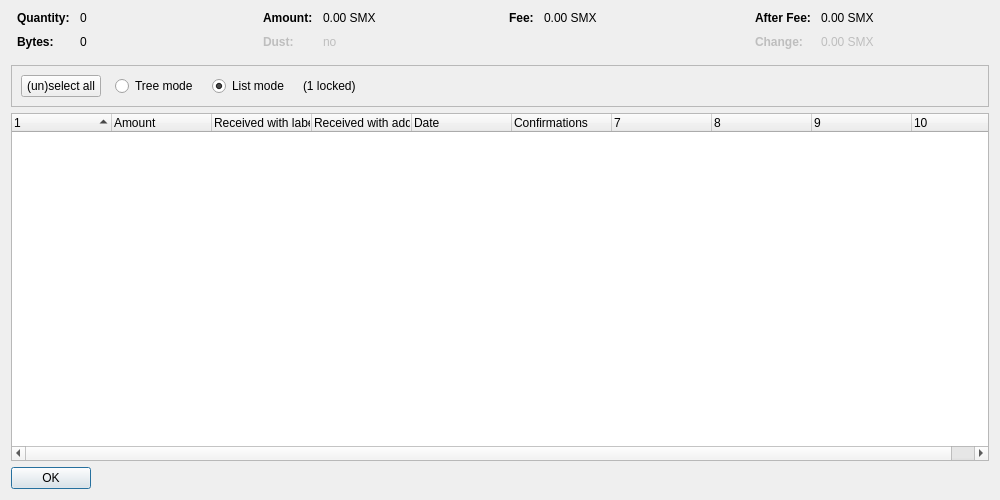
<?xml version="1.0" encoding="UTF-8"?>
<ui version="4.0">
 <class>CoinControlDialog</class>
 <widget class="QDialog" name="CoinControlDialog">
  <property name="geometry">
   <rect>
    <x>0</x>
    <y>0</y>
    <width>1000</width>
    <height>500</height>
   </rect>
  </property>
  <property name="windowTitle">
   <string>Coin Selection</string>
  </property>
  <layout class="QVBoxLayout" name="verticalLayout">
   <item>
    <layout class="QHBoxLayout" name="horizontalLayoutTop" stretch="0,0,0,0">
     <property name="topMargin">
      <number>0</number>
     </property>
     <property name="bottomMargin">
      <number>10</number>
     </property>
     <item>
      <layout class="QFormLayout" name="formLayoutCoinControl1">
       <property name="horizontalSpacing">
        <number>10</number>
       </property>
       <property name="verticalSpacing">
        <number>10</number>
       </property>
       <property name="leftMargin">
        <number>6</number>
       </property>
       <property name="rightMargin">
        <number>6</number>
       </property>
       <item row="0" column="0">
        <widget class="QLabel" name="labelCoinControlQuantityText">
         <property name="font">
          <font>
           <weight>75</weight>
           <bold>true</bold>
          </font>
         </property>
         <property name="text">
          <string>Quantity:</string>
         </property>
        </widget>
       </item>
       <item row="0" column="1">
        <widget class="QLabel" name="labelCoinControlQuantity">
         <property name="cursor">
          <cursorShape>IBeamCursor</cursorShape>
         </property>
         <property name="contextMenuPolicy">
          <enum>Qt::ActionsContextMenu</enum>
         </property>
         <property name="text">
          <string notr="true">0</string>
         </property>
         <property name="textInteractionFlags">
          <set>Qt::LinksAccessibleByMouse|Qt::TextSelectableByKeyboard|Qt::TextSelectableByMouse</set>
         </property>
        </widget>
       </item>
       <item row="1" column="0">
        <widget class="QLabel" name="labelCoinControlBytesText">
         <property name="font">
          <font>
           <weight>75</weight>
           <bold>true</bold>
          </font>
         </property>
         <property name="text">
          <string>Bytes:</string>
         </property>
        </widget>
       </item>
       <item row="1" column="1">
        <widget class="QLabel" name="labelCoinControlBytes">
         <property name="cursor">
          <cursorShape>IBeamCursor</cursorShape>
         </property>
         <property name="contextMenuPolicy">
          <enum>Qt::ActionsContextMenu</enum>
         </property>
         <property name="text">
          <string notr="true">0</string>
         </property>
         <property name="textInteractionFlags">
          <set>Qt::LinksAccessibleByMouse|Qt::TextSelectableByKeyboard|Qt::TextSelectableByMouse</set>
         </property>
        </widget>
       </item>
      </layout>
     </item>
     <item>
      <layout class="QFormLayout" name="formLayoutCoinControl2">
       <property name="horizontalSpacing">
        <number>10</number>
       </property>
       <property name="verticalSpacing">
        <number>10</number>
       </property>
       <property name="leftMargin">
        <number>6</number>
       </property>
       <property name="rightMargin">
        <number>6</number>
       </property>
       <item row="0" column="0">
        <widget class="QLabel" name="labelCoinControlAmountText">
         <property name="font">
          <font>
           <weight>75</weight>
           <bold>true</bold>
          </font>
         </property>
         <property name="text">
          <string>Amount:</string>
         </property>
        </widget>
       </item>
       <item row="0" column="1">
        <widget class="QLabel" name="labelCoinControlAmount">
         <property name="cursor">
          <cursorShape>IBeamCursor</cursorShape>
         </property>
         <property name="contextMenuPolicy">
          <enum>Qt::ActionsContextMenu</enum>
         </property>
         <property name="text">
          <string notr="true">0.00 SMX</string>
         </property>
         <property name="textInteractionFlags">
          <set>Qt::LinksAccessibleByMouse|Qt::TextSelectableByKeyboard|Qt::TextSelectableByMouse</set>
         </property>
        </widget>
       </item>
       <item row="1" column="0">
        <widget class="QLabel" name="labelCoinControlLowOutputText">
         <property name="enabled">
          <bool>false</bool>
         </property>
         <property name="font">
          <font>
           <weight>75</weight>
           <bold>true</bold>
          </font>
         </property>
         <property name="text">
          <string>Dust:</string>
         </property>
        </widget>
       </item>
       <item row="1" column="1">
        <widget class="QLabel" name="labelCoinControlLowOutput">
         <property name="enabled">
          <bool>false</bool>
         </property>
         <property name="cursor">
          <cursorShape>IBeamCursor</cursorShape>
         </property>
         <property name="contextMenuPolicy">
          <enum>Qt::ActionsContextMenu</enum>
         </property>
         <property name="text">
          <string notr="true">no</string>
         </property>
         <property name="textInteractionFlags">
          <set>Qt::LinksAccessibleByMouse|Qt::TextSelectableByKeyboard|Qt::TextSelectableByMouse</set>
         </property>
        </widget>
       </item>
      </layout>
     </item>
     <item>
      <layout class="QFormLayout" name="formLayoutCoinControl3">
       <property name="horizontalSpacing">
        <number>10</number>
       </property>
       <property name="verticalSpacing">
        <number>10</number>
       </property>
       <property name="leftMargin">
        <number>6</number>
       </property>
       <property name="rightMargin">
        <number>6</number>
       </property>
       <item row="0" column="0">
        <widget class="QLabel" name="labelCoinControlFeeText">
         <property name="font">
          <font>
           <weight>75</weight>
           <bold>true</bold>
          </font>
         </property>
         <property name="text">
          <string>Fee:</string>
         </property>
        </widget>
       </item>
       <item row="0" column="1">
        <widget class="QLabel" name="labelCoinControlFee">
         <property name="cursor">
          <cursorShape>IBeamCursor</cursorShape>
         </property>
         <property name="contextMenuPolicy">
          <enum>Qt::ActionsContextMenu</enum>
         </property>
         <property name="text">
          <string notr="true">0.00 SMX</string>
         </property>
         <property name="textInteractionFlags">
          <set>Qt::LinksAccessibleByMouse|Qt::TextSelectableByKeyboard|Qt::TextSelectableByMouse</set>
         </property>
        </widget>
       </item>
      </layout>
     </item>
     <item>
      <layout class="QFormLayout" name="formLayoutCoinControl4">
       <property name="horizontalSpacing">
        <number>10</number>
       </property>
       <property name="verticalSpacing">
        <number>10</number>
       </property>
       <property name="leftMargin">
        <number>6</number>
       </property>
       <property name="rightMargin">
        <number>6</number>
       </property>
       <item row="0" column="0">
        <widget class="QLabel" name="labelCoinControlAfterFeeText">
         <property name="font">
          <font>
           <weight>75</weight>
           <bold>true</bold>
          </font>
         </property>
         <property name="text">
          <string>After Fee:</string>
         </property>
        </widget>
       </item>
       <item row="0" column="1">
        <widget class="QLabel" name="labelCoinControlAfterFee">
         <property name="cursor">
          <cursorShape>IBeamCursor</cursorShape>
         </property>
         <property name="contextMenuPolicy">
          <enum>Qt::ActionsContextMenu</enum>
         </property>
         <property name="text">
          <string notr="true">0.00 SMX</string>
         </property>
         <property name="textInteractionFlags">
          <set>Qt::LinksAccessibleByMouse|Qt::TextSelectableByKeyboard|Qt::TextSelectableByMouse</set>
         </property>
        </widget>
       </item>
       <item row="1" column="0">
        <widget class="QLabel" name="labelCoinControlChangeText">
         <property name="enabled">
          <bool>false</bool>
         </property>
         <property name="font">
          <font>
           <weight>75</weight>
           <bold>true</bold>
          </font>
         </property>
         <property name="text">
          <string>Change:</string>
         </property>
        </widget>
       </item>
       <item row="1" column="1">
        <widget class="QLabel" name="labelCoinControlChange">
         <property name="enabled">
          <bool>false</bool>
         </property>
         <property name="cursor">
          <cursorShape>IBeamCursor</cursorShape>
         </property>
         <property name="contextMenuPolicy">
          <enum>Qt::ActionsContextMenu</enum>
         </property>
         <property name="text">
          <string notr="true">0.00 SMX</string>
         </property>
         <property name="textInteractionFlags">
          <set>Qt::LinksAccessibleByMouse|Qt::TextSelectableByKeyboard|Qt::TextSelectableByMouse</set>
         </property>
        </widget>
       </item>
      </layout>
     </item>
    </layout>
   </item>
   <item>
    <widget class="QFrame" name="frame">
     <property name="minimumSize">
      <size>
       <width>0</width>
       <height>40</height>
      </size>
     </property>
     <property name="frameShape">
      <enum>QFrame::StyledPanel</enum>
     </property>
     <property name="frameShadow">
      <enum>QFrame::Sunken</enum>
     </property>
     <layout class="QHBoxLayout" name="horizontalLayout">
      <item>
       <layout class="QHBoxLayout" name="horizontalLayoutPanel" stretch="0,0,0,0,0">
        <property name="spacing">
         <number>14</number>
        </property>
        <item>
         <widget class="QPushButton" name="pushButtonSelectAll">
          <property name="sizePolicy">
           <sizepolicy hsizetype="Maximum" vsizetype="Fixed">
            <horstretch>0</horstretch>
            <verstretch>0</verstretch>
           </sizepolicy>
          </property>
          <property name="text">
           <string>(un)select all</string>
          </property>
          <property name="autoDefault">
           <bool>false</bool>
          </property>
         </widget>
        </item>
        <item>
         <widget class="QRadioButton" name="radioTreeMode">
          <property name="sizePolicy">
           <sizepolicy hsizetype="Maximum" vsizetype="Fixed">
            <horstretch>0</horstretch>
            <verstretch>0</verstretch>
           </sizepolicy>
          </property>
          <property name="text">
           <string>Tree mode</string>
          </property>
         </widget>
        </item>
        <item>
         <widget class="QRadioButton" name="radioListMode">
          <property name="sizePolicy">
           <sizepolicy hsizetype="Maximum" vsizetype="Fixed">
            <horstretch>0</horstretch>
            <verstretch>0</verstretch>
           </sizepolicy>
          </property>
          <property name="text">
           <string>List mode</string>
          </property>
          <property name="checked">
           <bool>true</bool>
          </property>
         </widget>
        </item>
        <item>
         <widget class="QLabel" name="labelLocked">
          <property name="text">
           <string notr="true">(1 locked)</string>
          </property>
         </widget>
        </item>
        <item>
         <spacer name="horizontalSpacer">
          <property name="orientation">
           <enum>Qt::Horizontal</enum>
          </property>
          <property name="sizeHint" stdset="0">
           <size>
            <width>40</width>
            <height>20</height>
           </size>
          </property>
         </spacer>
        </item>
       </layout>
      </item>
     </layout>
    </widget>
   </item>
   <item>
    <widget class="CoinControlTreeWidget" name="treeWidget">
     <property name="contextMenuPolicy">
      <enum>Qt::CustomContextMenu</enum>
     </property>
     <property name="sortingEnabled">
      <bool>false</bool>
     </property>
     <property name="columnCount">
      <number>10</number>
     </property>
     <attribute name="headerShowSortIndicator" stdset="0">
      <bool>true</bool>
     </attribute>
     <attribute name="headerStretchLastSection">
      <bool>false</bool>
     </attribute>
     <column>
      <property name="text">
       <string/>
      </property>
     </column>
     <column>
      <property name="text">
       <string>Amount</string>
      </property>
     </column>
     <column>
      <property name="text">
       <string>Received with label</string>
      </property>
     </column>
     <column>
      <property name="text">
       <string>Received with address</string>
      </property>
     </column>
     <column>
      <property name="text">
       <string>Date</string>
      </property>
     </column>
     <column>
      <property name="text">
       <string>Confirmations</string>
      </property>
      <property name="toolTip">
       <string>Confirmed</string>
      </property>
     </column>
     <column>
      <property name="text">
       <string/>
      </property>
     </column>
     <column>
      <property name="text">
       <string/>
      </property>
     </column>
     <column>
      <property name="text">
       <string/>
      </property>
     </column>
     <column>
      <property name="text">
       <string/>
      </property>
     </column>
    </widget>
   </item>
   <item>
    <widget class="QDialogButtonBox" name="buttonBox">
     <property name="sizePolicy">
      <sizepolicy hsizetype="Maximum" vsizetype="Fixed">
       <horstretch>0</horstretch>
       <verstretch>0</verstretch>
      </sizepolicy>
     </property>
     <property name="orientation">
      <enum>Qt::Horizontal</enum>
     </property>
     <property name="standardButtons">
      <set>QDialogButtonBox::Ok</set>
     </property>
    </widget>
   </item>
  </layout>
 </widget>
 <customwidgets>
  <customwidget>
   <class>CoinControlTreeWidget</class>
   <extends>QTreeWidget</extends>
   <header>coincontroltreewidget.h</header>
  </customwidget>
 </customwidgets>
 <resources/>
 <connections/>
</ui>
